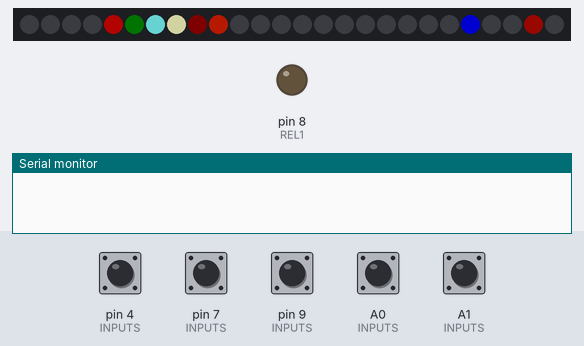
Simulated run of this sketch. Board: Arduino Nano, built with avr-gcc and run on an emulated ATmega328P. On the bench: 26 RGB LEDs in strip order, left to right, output pins drawn as LEDs (lit = HIGH), the last lines printed to the serial monitor. The inputs (shaded band) are chosen by the test bench; at power-on: A0 (INPUTS), A1 (INPUTS), pin 4 (INPUTS), pin 7 (INPUTS), pin 9 (INPUTS) HIGH. Dim RGB values are drawn brighter than linear.

Above: at 1.2 s.
1.3 s: pin 9 (INPUTS) pulled LOW for 3.2 s
At 5.7 s:
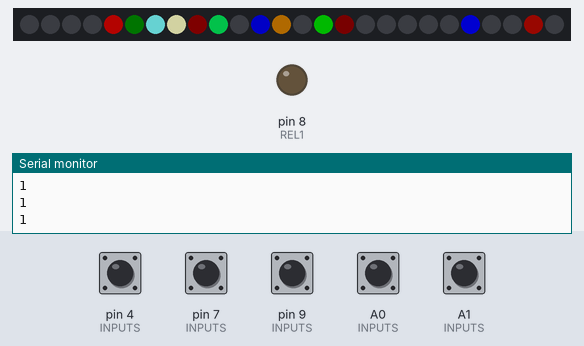
6.0 s: pin 9 (INPUTS) pulled LOW for 0.15 s
At 6.07 s:
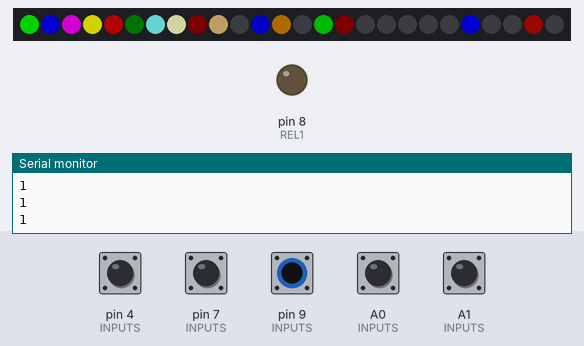
7.6 s: pin 9 (INPUTS) pulled LOW for 1 s
At 8.05 s:
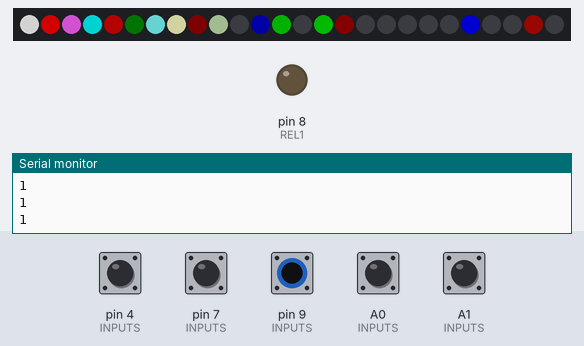
10.1 s: pin 9 (INPUTS) pulled LOW for 0.15 s
At 10.17 s:
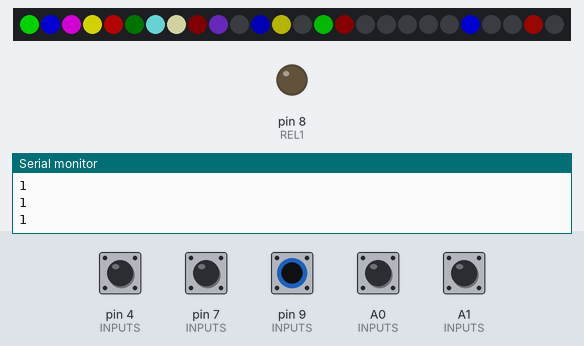
11.7 s: pin 9 (INPUTS) pulled LOW for 0.15 s
At 13.0 s:
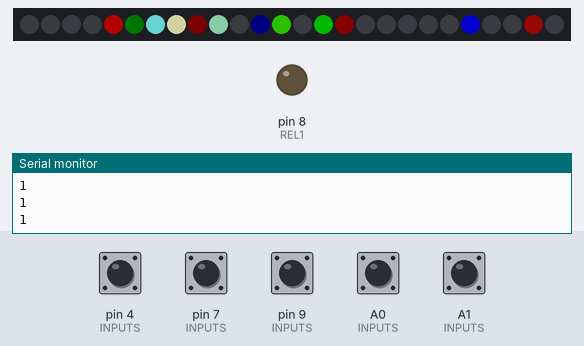
13.3 s: pin 9 (INPUTS) pulled LOW for 1 s
At 14.05 s:
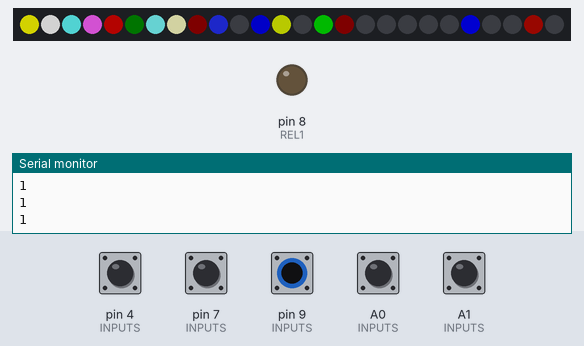
Timing chart, 0 to 16.3 s (numbered marks = the images above; inputs shaded):
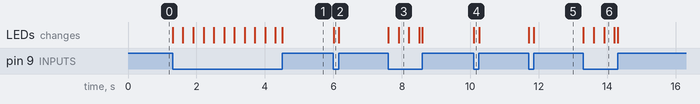

Measured:
- after the input at 1.3 s, the LEDs: first change at once (image 1 shows a later state)
- after the input at 6.0 s, the LEDs: change at once (image 2)
- after the input at 7.6 s, the LEDs: first change at once (image 3 shows a later state)
- after the input at 10.1 s, the LEDs: change at once (image 4)
- after the input at 11.7 s, the LEDs: first change at once (image 5 shows a later state)
- after the input at 13.3 s, the LEDs: first change at once (image 6 shows a later state)

The sketch:

botellas.ino
```cpp
/* BOTELLAS MM
 *
 * Arduino NANO,  4 BOT, 1 RELE, 4 PIXEL
 *
 * reinicia con power up
 *
 * Sputnik 16/7/21
 */

//INCLUDES
#include <FastLED.h>

//DEFINES
#define SPRINT      true
#define NEED_REPOSO true

#define NLED        4

#define BOT4        A1
#define BOT3        7
#define BOT2        4
#define BOT1        A0
#define PIXE        3
#define REL1        8

#define RS          9

#define NCOLORES    10

#define DS  200

#define TIEMPO_LETRA    1000

//CONSTANTES
const int N_INPUTS = 5;
const int INPUTS[N_INPUTS] = {BOT1,BOT2,BOT3,BOT4, RS};
const int INPUTS_ISTATE[N_INPUTS] = {1,1,1,1,1};
const int N_OUTPUTS = 1;
const int OUTPUTS[N_OUTPUTS] = {REL1};
const int OUTPUTS_ISTATE[N_OUTPUTS] = {0};


//VARIABLES
unsigned long contador_tiempo = 0;
int color_actual[NLED] = {1,0,5,4};
const int RESPUESTA[NLED] = {1,0,5,4};
boolean retencion[NLED] = {true,true,true,true};

//OBJETOS

CRGB leds[NLED];

//NO EDITABLE
boolean reposo = false;
boolean activo = true;
boolean resuelto = false;
unsigned long timer_print = 0;
////////////////////////////////////SETUP///////////////////////////////
//NO EDITABLE
void setup() {
  if(SPRINT){Serial.begin(9600);}
//declara entradas
  for(int a = 0;a < N_INPUTS;a++){
    pinMode(INPUTS[a] , INPUT);
    digitalWrite(INPUTS[a] , INPUTS_ISTATE[a]);
  }
//declara salidas
  for(int a = 0;a < N_OUTPUTS;a++){
    pinMode(OUTPUTS[a] , OUTPUT);
    digitalWrite(OUTPUTS[a] , OUTPUTS_ISTATE[a]);
  }
//si necesita reposo
  if(NEED_REPOSO){reposo=true;activo=false;resuelto=false;}else{reposo=false;activo=true;resuelto=false;}
//EDITABLE

  FastLED.addLeds<NEOPIXEL, PIXE>(leds, 26);
  FastLED.setBrightness(  124 );
  for(int i = 0;i<NLED;i++){
    color(i,10,0,false);}
  FastLED.show();
}

///////////////////////////////////////LOOP//////////////////////////////////////////
void loop() {
  if_reposo();
  if_activo();
  if_resuelto();
  showme();
  if(check(1,RS,DS)){reposo=true;activo=false;resuelto=false;}
}

////////////////////////////////////////FUNCIONES///////////////////////////////////
//EDITABLE
void if_reposo()
{
  if(reposo){
    for(int i = 0;i<NLED;i++){
    color(i,10,0,false);}
    FastLED.show();
    color_actual[0] = 1;
    color_actual[1] = 0;
    color_actual[2] = 5;
    color_actual[3] = 4;
    digitalWrite(REL1,LOW);
    while(!check(0,RS,DS)){}
    reposo = false;
    activo = true;
  }
}

void if_activo()
{
  if(activo){
    for(int i = 0;i < NLED;i++){
      if(check(0,INPUTS[i],DS)){if(retencion[i]){
        color_actual[i]= (color_actual[i]+1);if(color_actual[i]==NCOLORES){color_actual[i]=0;}
        retencion[i]=false;
      }

      }else{retencion[i]=true;}}
    for(int i = 0;i<NLED;i++){
      color(i,color_actual[i],0,false);}
     FastLED.show();
     int correcta = 0;
     int equal = color_actual[0];
    for(int i = 0;i<NLED;i++){
      if(equal==color_actual[i]){correcta++;}}
      if(correcta == NLED){
        activo = false;
        resuelto = true;
      }


  }
}

void if_resuelto()
{
  if(resuelto){
    digitalWrite(REL1,HIGH);
    delay(10000);
  }
}

void showme ()
{
  if(SPRINT && millis() - timer_print > 250)
  {
        for(int i = 0;i < NLED;i++){
        color_actual[i]= (color_actual[i]+1);if(color_actual[i]==NCOLORES){color_actual[i]=0;}
      }
    Serial.println("------NUEVA MEDICION------");
    for(int i = 0;i<NLED;i++){
      Serial.println(color_actual[i]);}
    for(int i = 0;i<NLED;i++){
      Serial.println(digitalRead(INPUTS[i]));}
    timer_print = millis();

    }
  }


//NO EDITABLE
//comprueba el estado de un sensor
boolean check (boolean cual, int entrada, int ds)
{
  boolean resu = false;
  int contador = 0;
  if(cual){ while(digitalRead(entrada) == 1 && resu == false){contador++;if(contador == ds){resu = true;}}
  }else{    while(digitalRead(entrada) == 0 && resu == false){contador++;if(contador == ds){resu = true;}}}
  return resu;
}

void color (int led , int col , int tiempo , boolean imprimir) {

  switch (col){

    case 0 :
      leds[led].setRGB(0,0,255);
      break;


    case 1 :
      leds[led].setRGB(0,255,0);
      break;

    case 2 :
      leds[led].setRGB(255,0,0);
      break;

    case 3 :
      leds[led].setRGB(255,255,255);
      break;

   case 4 :
      leds[led].setRGB(255,255,0);
      break;

   case 5 :
      leds[led].setRGB(255,0,255);
      break;
   case 6 :
      leds[led].setRGB(0,255,255);
      break;
   case 7 :
      leds[led].setRGB(255,100,255);
      break;
   case 8 :
      leds[led].setRGB(100,255,255);
      break;
   case 9 :
      leds[led].setRGB(255,255,100);
      break;
   case 10 :
      leds[led].setRGB(0,0,0);
      break;
    }}
```
